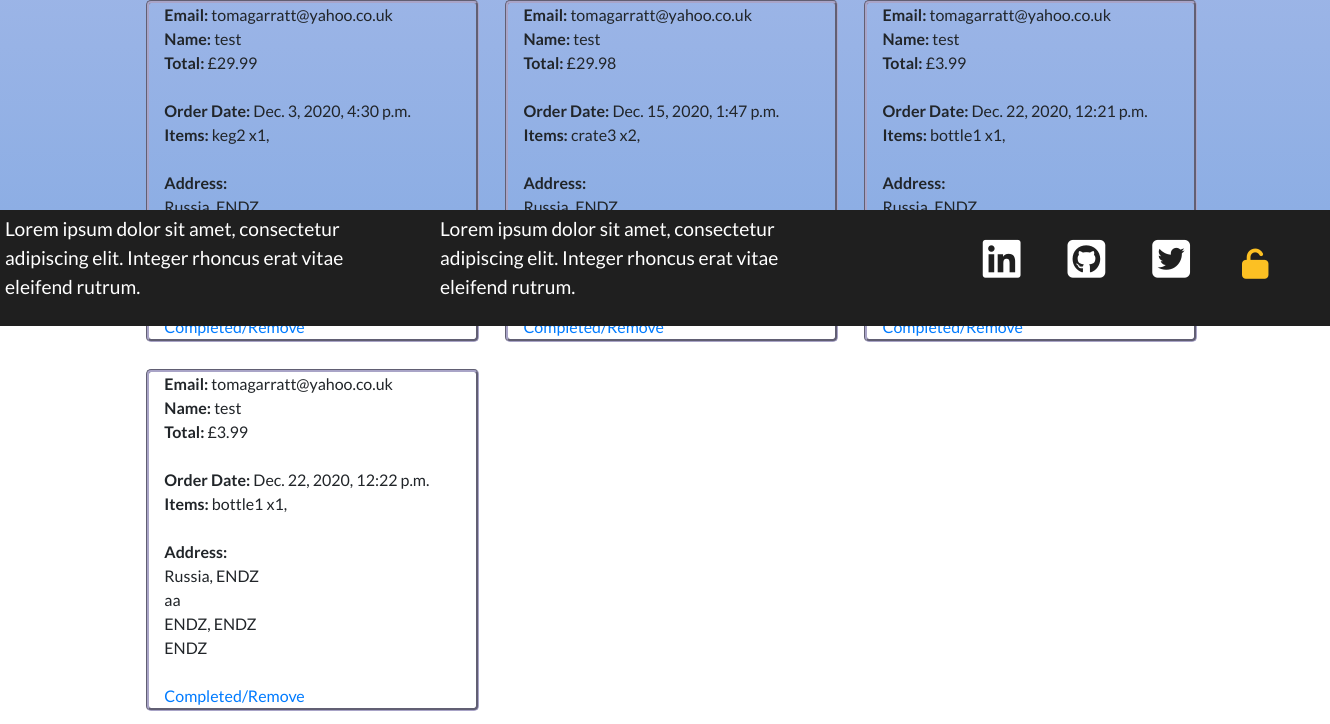
/admin_review (signed in, lower part), run on an earlier commit of the app's database.
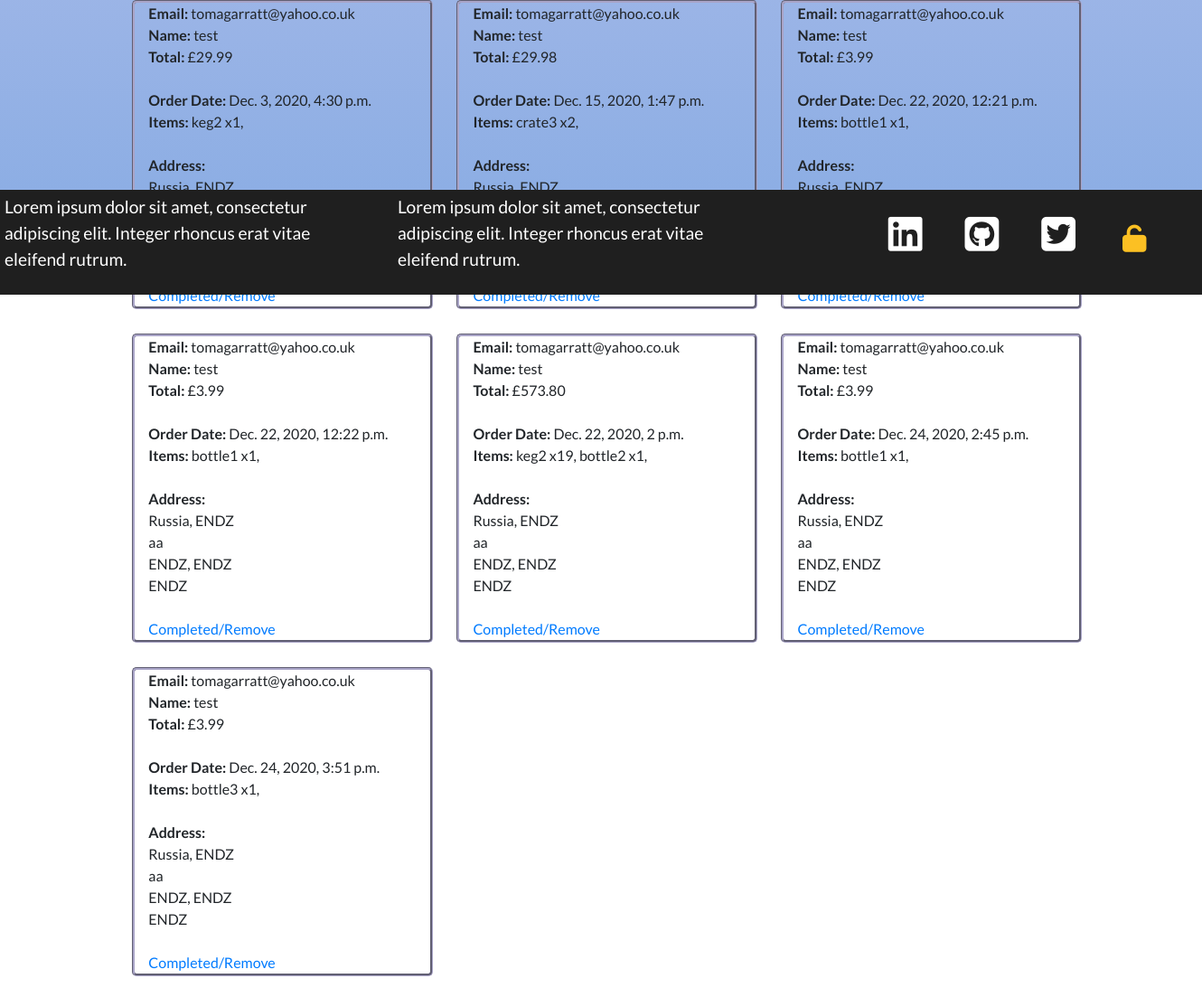
And on a later commit of the database.
### cart/models.py (models this page shows, shortened)
class CheckoutUserInfo(models.Model):
    user_email = models.EmailField(verbose_name='E-mail', max_length=30)
    user_name = models.CharField(verbose_name='Full name', max_length=60)
    user_country = models.CharField(verbose_name='Country', max_length=60)
    user_city = models.CharField(verbose_name='City', max_length=60)
    user_line1 = models.CharField(verbose_name='Address line 1', max_length=60)
    user_line2 = models.CharField(verbose_name='Address line 2', max_length=60)
    user_postcode = models.CharField(verbose_name='Postcode', max_length=60)
    user_countystate = models.CharField(verbose_name='County/State', max_length=60)
    user_price_total = models.DecimalField(max_digits=10, default=0, decimal_places=2)
    user_items = models.CharField(default="", max_length=1000)
    order_date = models.DateTimeField(
        blank=True, null=True, default=timezone.now)

### admin_review/views.py (the view)
# urls.py: path(r'admin_review', admin_review, name='admin_review'),
@staff_member_required(login_url='sign_in')
def admin_review(request):
    all_checkoutuserinfo = CheckoutUserInfo.objects.all()
    num_orders = 0
    for item in all_checkoutuserinfo:
        num_orders += 1
    print(num_orders)
    return render(request, "../templates/admin_review.html",
        {"all_checkoutuserinfo": all_checkoutuserinfo, 'num_orders': num_orders})

### templates/admin_review.html (shortened to what this page needs)
{%extends "base.html"%}
{%block content%}
<div class="review_page">
    {%if num_orders == 0 %}
    <div class="cart-empty">
        <div>Up to date on orders.</div>
        <div>Congrats!</div>
    </div>
    {%else%}
        <div class="order-list row">
            {%for all_checkoutuserinfo in all_checkoutuserinfo%}
                <div class="order col-lg-3 col-md-5 col-sm-10 col-10">
                    <div>
                        <b>Email:  </b>{{all_checkoutuserinfo.user_email}}
                    </div>
                    <div>
                        <b>Name:  </b>{{all_checkoutuserinfo.user_name}}
                    </div>
                    <div>
                        <b>Total:  </b>£{{all_checkoutuserinfo.user_price_total}}
                    </div>
                    <br>
                    <div>
                        <b>Order Date:  </b>{{all_checkoutuserinfo.order_date}}
                    </div>
                    <div>
                        <b>Items:  </b>{{all_checkoutuserinfo.user_items}}
                    </div>
                    <br>
                    <div>
                        <div><b>Address: </b></div>
                        <div>{{all_checkoutuserinfo.user_country}}, {{all_checkoutuserinfo.user_city}}</div>
                        <div>{{all_checkoutuserinfo.user_countystate}}</div>
                        <div>{{all_checkoutuserinfo.user_line1}}, {{all_checkoutuserinfo.user_line2}}</div>
                        <div>{{all_checkoutuserinfo.user_postcode}}</div>
                    </div>
                    <br>
                    <div>
                        <a href="{% url 'infopk_delete' all_checkoutuserinfo.id %}">Completed/Remove</a>
                    </div>
                </div>
            {%endfor%}
        </div>
    {%endif%}
</div>
{%endblock%}

What changed in the data, as far as the page shows it:
added CheckoutUserInfo: user_email "tomagarratt@yahoo.co.uk", user_name "test", user_price_total "573.80", order_date "Dec. 22, 2020, 2 p.m.", user_items "keg2 x19, bottle2 x1,", user_country "Russia", user_city "ENDZ", user_countystate "aa", user_line1 "ENDZ", user_line2 "ENDZ", user_postcode "ENDZ"
added CheckoutUserInfo: user_email "tomagarratt@yahoo.co.uk", user_name "test", user_price_total "3.99", order_date "Dec. 24, 2020, 2:45 p.m.", user_items "bottle1 x1,", user_country "Russia", user_city "ENDZ", user_countystate "aa", user_line1 "ENDZ", user_line2 "ENDZ", user_postcode "ENDZ"
added CheckoutUserInfo: user_email "tomagarratt@yahoo.co.uk", user_name "test", user_price_total "3.99", order_date "Dec. 24, 2020, 3:51 p.m.", user_items "bottle3 x1,", user_country "Russia", user_city "ENDZ", user_countystate "aa", user_line1 "ENDZ", user_line2 "ENDZ", user_postcode "ENDZ"
